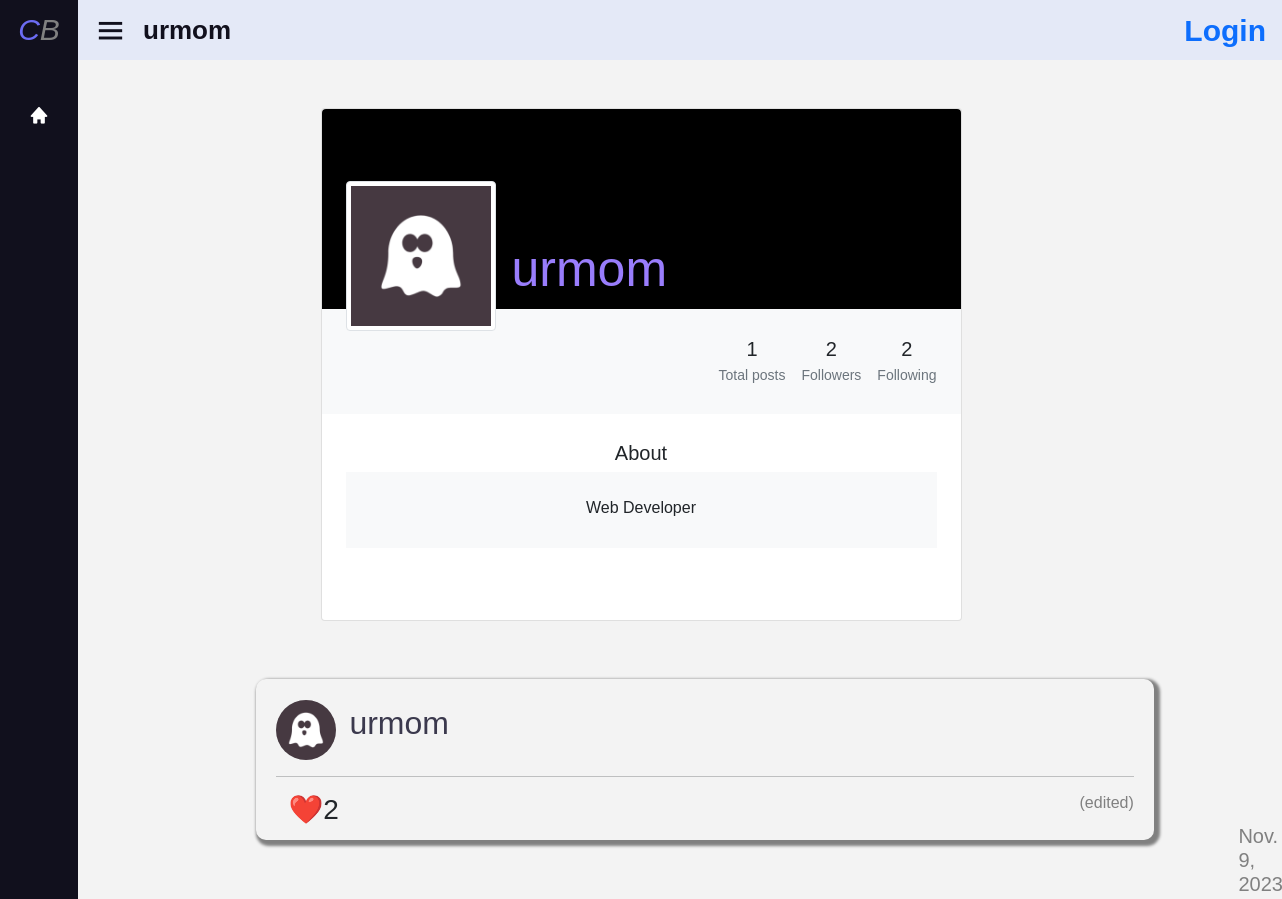
/user/urmom, run on an earlier commit of the app's database.
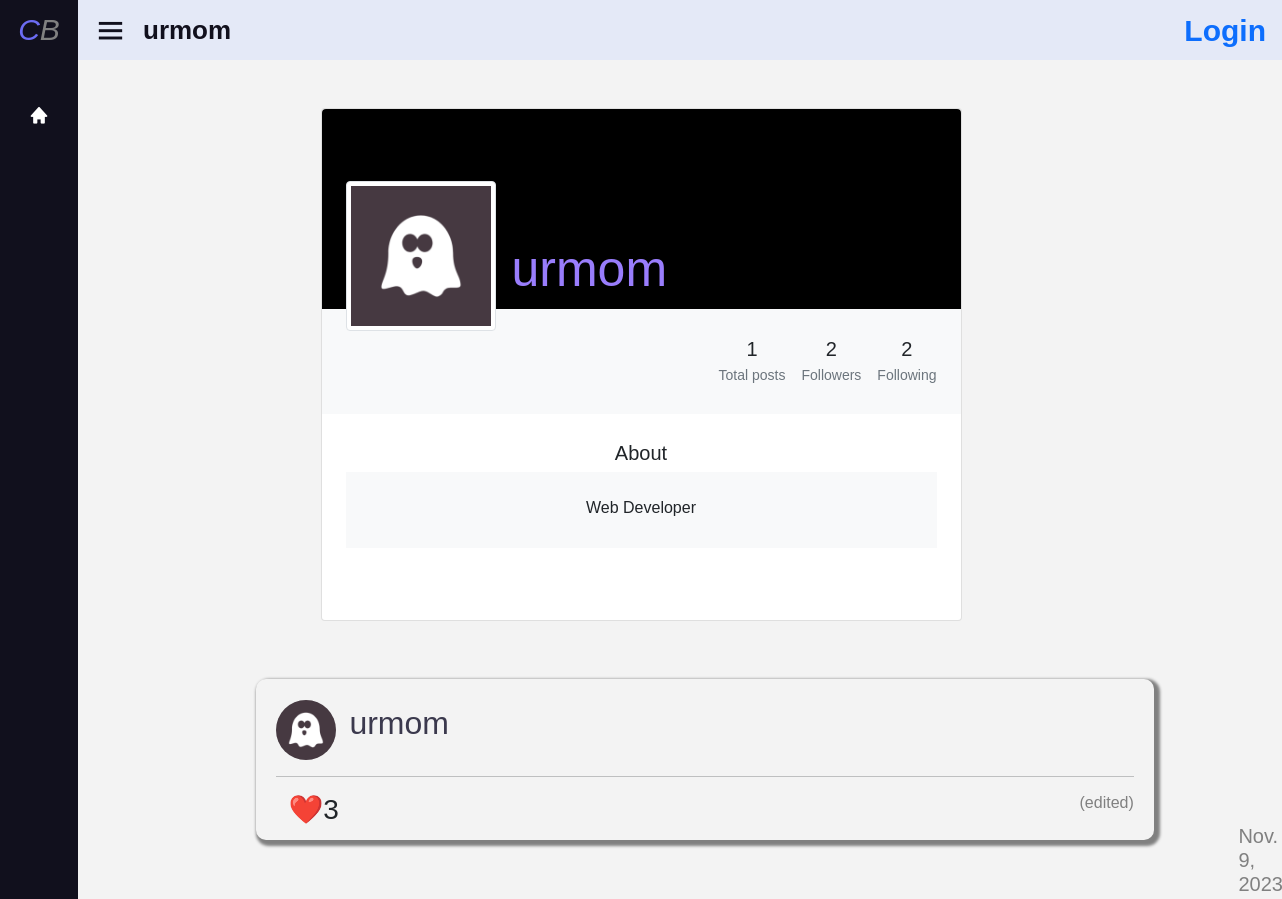
And on a later commit of the database.
### network/models.py (models this page shows, shortened)
class User(AbstractUser):
    follower = models.TextField(default="", null=True)
    following = models.TextField(default="", null=True)
    pfp = models.ImageField(default=f"pfp/defaults/{random.randrange(1,10)}.png", upload_to="pfp/user")

class Post(models.Model):
    user = models.ForeignKey(User, on_delete=models.CASCADE)
    content = models.TextField()
    creation_date = models.DateTimeField(auto_now_add=True)
    likes = models.IntegerField(default=0)
    edited = models.BooleanField(default=False)
    likers = models.TextField(default="", null=True)

### network/views.py (the view, shortened to what this page needs)
# urls.py: path("user/<str:username>", views.userpage, name="userpage"),
def userpage(request, username ):
    requested_user = User.objects.get(username=username)
    requested_user_id = requested_user.id
    if request.user.is_authenticated:
        logged_user = User.objects.get(id= request.user.id)
        logged_following_list = logged_user.following.split(",")
        if str(requested_user_id) in  logged_following_list:
            is_following = True
        else:
            is_following = False
    else:
        is_following = False
    if request.method  == "GET":
        posts = Post.objects.filter(user=requested_user_id).order_by('-creation_date')
        if request.user.id == requested_user_id:
            show_follow = False
        else:
            show_follow = True
        paginator = Paginator(posts, MAX_POSTS)
        page = request.GET.get('page')
        posts_paginator = paginator.get_page(page)
        return render(request, "network/userpage.html",{
            "profile_user" : requested_user,
            "posts" : posts,
            "followers" : len(requested_user.follower.split(",")),
            "following" : len(requested_user.following.split(",")),
            "is_following" : is_following,
            "show_follow" : show_follow,
            "page" : posts_paginator,
            "pagename" : requested_user.username,
            "total_posts": len(posts)
            })

### network/templates/network/userpage.html (shortened to what this page needs)
{% extends "network/layout.html" %}
{% load static %}
{% block body %}
<section class="h-100 gradient-custom-2">
    <div class="container py-5 h-100">
      <div class="row d-flex justify-content-center align-items-center h-100">
        <div class="col col-lg-9 col-xl-7">
          <div class="card">
            <div class="rounded-top text-white d-flex flex-row" style="background-color: #000; height:200px;">
              <div class="ms-4 mt-5 d-flex flex-column" style="width: 150px;">
                <img src="{{ profile_user.pfp.url }}"
                  alt="Generic placeholder image" class="img-fluid img-thumbnail mt-4 mb-2"
                  style="width: 150px; z-index: 1">
              </div>
              <div class="ms-3" style="margin-top: 130px;">
                  {% if profile_user.username == 'urmom' %}
                  <h5 style="font-size: 50px; color: rgba(153, 125, 252, 1);">{{ profile_user.username }}</h5>
                  {% elif profile_user.username == 'gaurav' %}
                  <h5 style="font-size: 50px; color: gold;">{{ profile_user.username }}</h5>
                  {% else %}
                  <h5 style="font-size: 50px; color: rgba(153, 225, 255, 1);">{{ profile_user.username }}</h5>
                  {% endif %}
              </div>
            </div>
            <div class="p-4 text-black" style="background-color: #f8f9fa;">
              <div class="d-flex justify-content-end text-center py-1">
                <div>
                  <p class="mb-1 h5">{{ total_posts }}</p>
                  <p class="small text-muted mb-0">Total posts</p>
                </div>
                <div class="px-3">
                  <p class="mb-1 h5">{{ followers }}</p>
                  <p class="small text-muted mb-0">Followers</p>
                </div>
                <div>
                  <p class="mb-1 h5">{{ following }}</p>
                  <p class="small text-muted mb-0">Following</p>
                </div>
                <br>
              </div>
            </div>
            <div class="card-body p-4 text-black">
              <div class="mb-5" style="text-align: center;">
                <p class="lead fw-normal mb-1">About</p>
                <div class="p-4" style="background-color: #f8f9fa;">
                  <p class="font-italic mb-1">Web Developer</p>
                </div>
              </div>
            </div>
          </div>
        </div>
      </div>
    </div>
  </section>
    {% include "network/post.html" %}
{% endblock body %}

### network/templates/network/layout.html (shortened to what this page needs)
{% load static %}
<!DOCTYPE html>
<html lang="en">
    <head>
        <link
        href="https://cdn.jsdelivr.net/npm/bootstrap@5.0.0/dist/css/bootstrap.min.css"
        rel="stylesheet"
      />
        <link href="{% static 'network/styles.css' %}" rel="stylesheet">
        <link href='https://unpkg.com/boxicons@2.0.7/css/boxicons.min.css' rel='stylesheet'>
    </head>
    <body>
          <div class="sidebar close">
            <div class="logo-details" onclick="goindex()">
              <i><span style="color: rgb(108, 108, 243);">C</span><span style="color: gray;">B</span></i>
            </div>
            <ul class="nav-links">
              <li>
                <a href="{% url 'index' %}">
                  <i class='bx bxs-home' ></i>
                </a>
              </li>
        </ul>
          </div>
          <section class="home-section">
            <div class="home-content">
              <i class='bx bx-menu' ></i>
              <span class="text">{{ pagename }}</span>
              {% if not user.is_authenticated %}
              <span style="margin-left: 20%;" class="text" id="topright"><a href="{% url 'login' %}">Login</a></span>
              {% endif %}
            </div>
          </section>
        <div class="body">
            {% block body %}
            {% endblock %}
        </div>
    </body>
</html>

### network/templates/network/post.html (shortened to what this page needs)
{% if posts %}
    {% for post in page %}
        <div class="post">
            <a href="{% url "userpage" post.user.username %}"><span><img class="profile-pic" src="{{ post.user.pfp.url }}" alt="pfp" ></span>
            <span class="username">{{ post.user.username }}</span></a>
            <hr>
            <ul class="likeul">
                <li style="margin-right: 20px">
                    <h3 id="likeButton{{ post.id }}" ><a onclick="likepost(`{{ post.id }}`)" >❤️ </a></h3>
                </li>
                <li>
                    <h3 id="likes{{ post.id }}">{{ post.likes }}</h3>
                </li>
                <li>
                    <h5 style="padding-left: 950px">{{ post.creation_date }}</h5>
                </li>
            </ul>
            <h6 style="color: gray;text-align: right; visibility: hidden;" id="editedtag{{ post.id }}">(edited)</h1>
        </div>
    {% endfor %}
        {% else %}
            <center><h1 style="color: red; font-weight: Bolder; font-size: 900%;padding: 70px 0;">No posts :(</h1></center>
    {% endif %}

### network/static/network/styles.css (style rules this page uses)
body { background: #f3f3f3; }
.profile-pic { width: 60px; height: 60px; border-radius: 50%; object-fit: contain; background-color: #E0E0E0; }
.post { margin: 10px auto; margin-left: 20%; padding: 20px; border: black 2px hidden; box-shadow: 3px 3px 3px 3px gray; max-width: 70%; border-radius: 10px; }
#topright { display:flex; flex-direction:row; position: absolute; top: 8px; right: 16px; font-size: 30px; }
h5 { font-weight: lighter; color: gray; }
.likeul li { display: inline; float: left; margin-bottom: -10px; margin-left: -20px; cursor: pointer; }
a, a:focus, a:active { text-decoration: none; color: rgb(56, 88, 117)(0, 132, 255); }
* { margin: 0; padding: 0; box-sizing: border-box; font-family: 'Poppins', sans-serif; }
.sidebar { position: fixed; top: 0; left: 0; height: 100%; width: 260px; background: #11101d; z-index: 100; transition: all 0.5s ease; }
.sidebar.close { width: 78px; }
.sidebar .logo-details { height: 60px; width: 100%; display: flex; align-items: center; cursor: pointer; }
.sidebar .logo-details i { font-size: 30px; color: #fff; height: 50px; min-width: 78px; text-align: center; line-height: 50px; }
.sidebar .nav-links { height: 100%; padding: 30px 0 150px 0; overflow: auto; }
.sidebar.close .nav-links { overflow: visible; }
.sidebar .nav-links li { position: relative; list-style: none; transition: all 0.4s ease; }
.sidebar .nav-links li i { height: 50px; min-width: 78px; text-align: center; line-height: 50px; color: #fff; font-size: 20px; cursor: pointer; transition: all 0.3s ease; }
.sidebar .nav-links li a { display: flex; align-items: center; text-decoration: none; }
.home-section { position: relative; background: #E4E9F7; left: 260px; transition: all 0.5s ease; }
.sidebar.close ~ .home-section { left: 78px; width: calc(100% - 78px); }
.home-section .home-content { height: 60px; display: flex; align-items: center; }
.home-section .home-content .bx-menu, .home-section .home-content .text { color: #11101d; font-size: 35px; }
.home-section .home-content .bx-menu { margin: 0 15px; cursor: pointer; }
.home-section .home-content .text { font-size: 26px; font-weight: 600; }
.username { color: #3b394d; margin-left: 1%; font-size: xx-large; }

What changed in the data, as far as the page shows it:
changed Post "Nov. 9,": likes "2" → "3"
